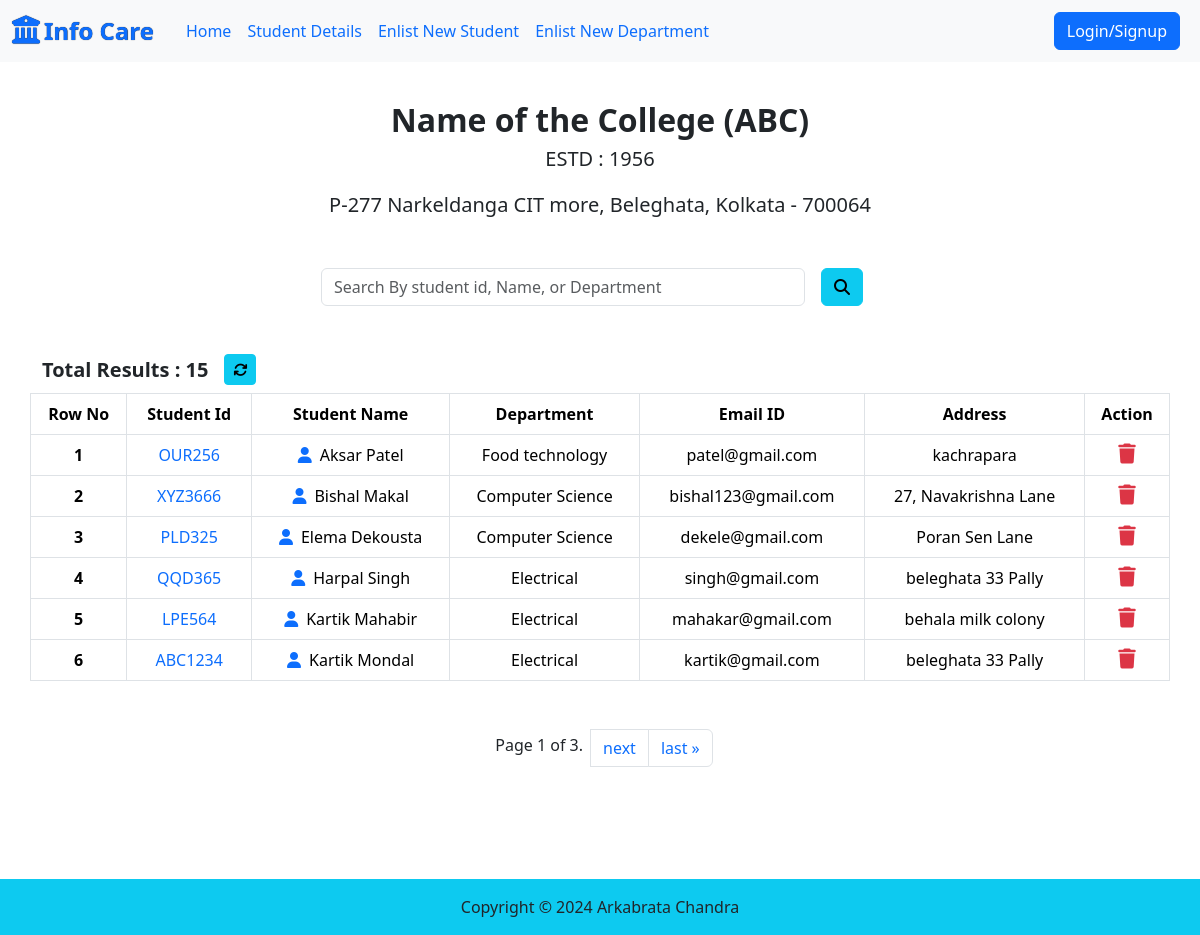
/student-details/, run on an earlier commit of the app's database.
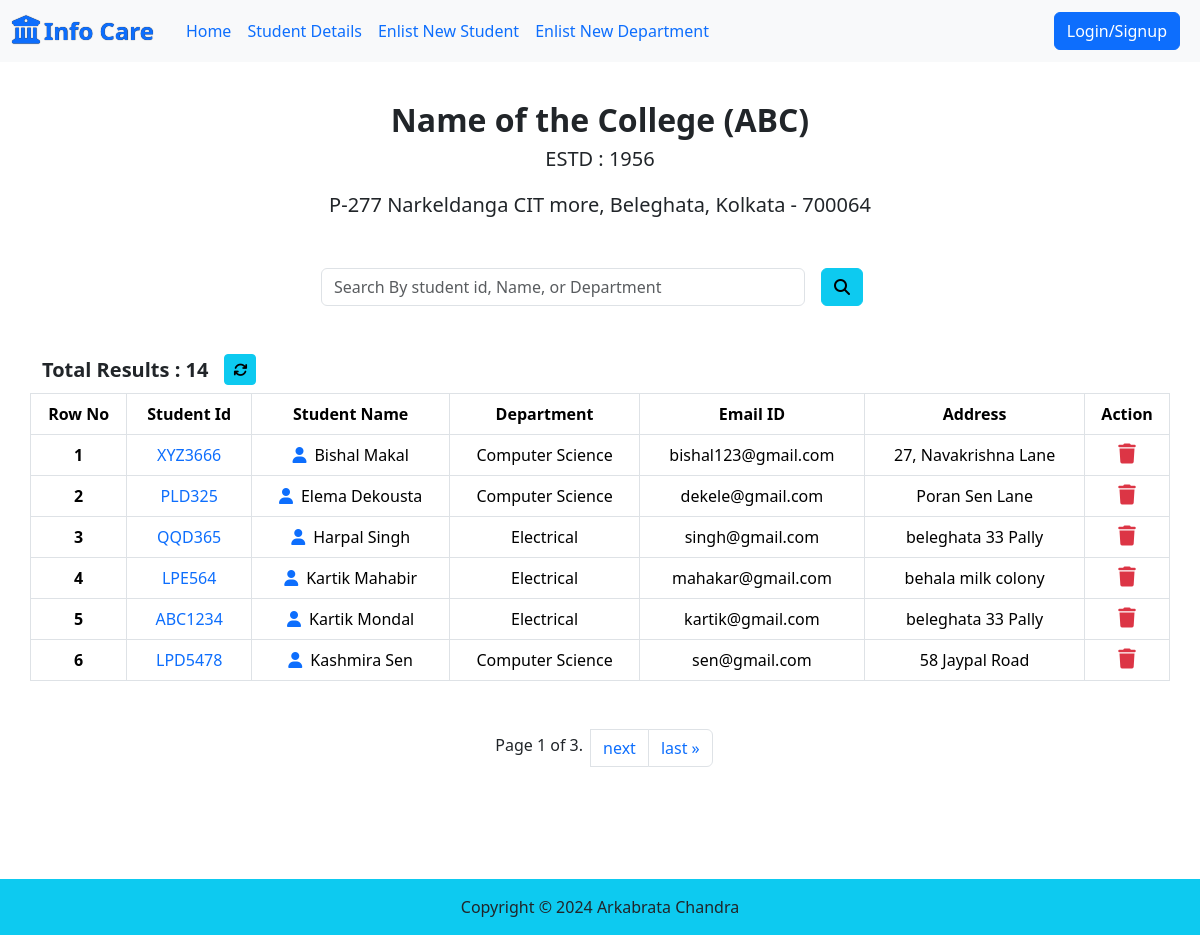
And on a later commit of the database.
### studentcard/models.py (models this page shows, shortened)
class Student(models.Model):
    stu_id = models.OneToOneField(Student_Id,related_name="studentId",on_delete=models.CASCADE,null=True,blank=True)
    dept = models.ForeignKey(Department,related_name="dept",on_delete=models.CASCADE,null=True,blank=True)
    stu_name = models.CharField(max_length=100,default="student")
    stu_email = models.EmailField(default=None,unique=True)
    stu_address = models.CharField(max_length=100,default=None)
    class Meta:
        ordering = ["stu_name"]

class Student_Id(models.Model):
    student_id = models.CharField(max_length=20,default=None)

class Department(models.Model):
    department = models.CharField(max_length=50,default=None,unique=True)
    code = models.IntegerField(default=None,unique=True)
    hod_name = models.CharField(max_length=100,default=None)
    class Meta:
        ordering = ['department']

### studentcard/views.py (the view)
# urls.py: path('student-details/',get_student,name="student Info"),
@csrf_exempt
def get_student(request):
    try:
        studentQuery = Student.objects.all()
        if(request.method == "POST"):
            query = request.POST.get("searchpara")
            studentQuery = Student.objects.filter(Q(stu_id__student_id__icontains = query)|Q(dept__department__icontains = query)|Q(stu_name__icontains = query)|Q(stu_email__icontains = query)|Q(stu_address__icontains = query))
        paginator = Paginator(studentQuery,6)  # Show 25 contacts per page.
        page_number = request.GET.get("page")
        page_obj = paginator.get_page(page_number)
        row_no = page_obj.start_index()
        return render(request,"report/table.html",context={"data":page_obj,"results" : len(studentQuery),"row_no":row_no})
    except Exception as e:
        print(e)
    return HttpResponse("No pages Found")

### studentcard/templates/report/table.html (shortened to what this page needs)
{% extends "base.html" %}
{% block main %}
<div class="container text-center">
  <div class="fs-2 fw-semibold">Name of the College (ABC)</div>
  <p class="fs-5">ESTD : 1956</p>
  <p class="fs-5">P-277 Narkeldanga CIT more, Beleghata, Kolkata - 700064</p>
</div>
<div class = "d-flex align-items-center justify-content-center container my-5">
  <form class="d-flex w-50" role="search" action="/student-details/" method="POST">
    <input class="form-control" name = "searchpara" type="search" placeholder="Search By student id, Name, or Department" aria-label="Search">
    <button class="btn btn-info mx-3" type="submit"><i class="fa fa-search"></i></button>
  </form>
</div>
<div class="d-flex container align-items-center justify-content-start mb-2">
  <div class="fs-5 fw-semibold">Total Results : {{results}}</div>
  <a href="/student-details/"><button class="btn btn-info btn-sm mx-3"><i class="fa fa-refresh"></i></button></a>
</div>
<table class="table container table-bordered text-center">
  <thead>
      <tr>
        <th scope="col">Row No</th>
        <th scope="col">Student Id</th>
        <th scope="col">Student Name</th>
        <th scope="col">Department</th>
        <th scope="col">Email ID</th>
        <th scope="col">Address</th>
        <th scope="col">Action</th>
      </tr>
    </thead>
    <tbody>
    {% for s in data %}
      <tr>
        <th scope="row" id="{{forloop.counter}}">{{forloop.counter}}</th>
        <td scope="row"><a class="text-decoration-none" href="/marks/{{s.stu_id.student_id}}">{{s.stu_id.student_id}}</a></td>
        <td><a href="/profile/{{s.stu_id.student_id}}"><i class="fa fa-user me-2"></i></a>{{s.stu_name}}</td>
        <td>{{s.dept.department}}</td>
        <td>{{s.stu_email}}</td>
        <td>{{s.stu_address}}</td>
        <td>
          <i class="fa fa-trash text-danger fs-5" style="cursor: pointer;" onclick="del_student('{{s.stu_id.student_id}}')"></i>
        </td>
      </tr>
    {% endfor %}
    </tbody>
</table>
<div aria-label="Page navigation example" class="container d-flex justify-content-center align-items-center mt-5">
      <ul class="pagination">
        <li class="page-item mx-2 judtify-center mt-1">
            Page {{ data.number }} of {{ data.paginator.num_pages }}.
        </li>
        {% if data.has_next %}
        <li class="page-item"><a href="?page={{ data.next_page_number }}" class = "page-link">next</a></li>
          <li class="page-item"><a href="?page={{ data.paginator.num_pages }}" class = "page-link">last &raquo;</a></li>
        {% endif %}
      </ul>
</div>
{% endblock %}

### studentcard/templates/base.html (shortened to what this page needs)
<!DOCTYPE html>
<html lang="en">
<head>
    <link href="https://cdn.jsdelivr.net/npm/bootstrap@5.3.3/dist/css/bootstrap.min.css" rel="stylesheet">
    <link rel="stylesheet" href="https://cdnjs.cloudflare.com/ajax/libs/font-awesome/6.5.2/css/all.min.css" />
</head>
<body>
    <header>
    {% include "component/header.html" %}
    </header>
    <div class="pb-5 pt-5 mt-5" style="min-height: 78.1vh">{% block main %}{% endblock  %}</div>
    <footer>
    {% include "component/footer.html" %}
    </footer>
</body>
</html>

### studentcard/templates/component/header.html (shortened to what this page needs)
<nav class="navbar navbar-expand-lg bg-body-tertiary fixed-top">
    <div class="container-fluid">
      <a class="navbar-brand fw-bold text-primary fs-4" style="text-shadow: 0.1px 0.1px 0.8px black;" href="/"><i class="fa-solid fa-building-columns me-1 fs-3 text-primary"></i>Info Care</a>
      <div class="collapse navbar-collapse d-flex flex-column flex-lg-row justify-content-start align-items-start justify-content-lg-between align-items-lg-center px-2" id="navbarNav">
        <ul class="navbar-nav">
          <li class="nav-item">
            <a class="nav-link link-primary" aria-current="page" href="/">Home</a>
          </li>
          <li class="nav-item">
            <a class="nav-link link-primary" aria-current="page" href="/student-details">Student Details</a>
          </li>
          <li class="nav-item">
            <a class="nav-link link-primary" href="/student/enlist">Enlist New Student</a>
          </li>
          <li class="nav-item">
            <a class="nav-link link-primary" href="/department/enlist">Enlist New Department</a>
          </li>
        </ul>
        <a href="#"><button class="btn btn-primary my-2 my-lg-0">Login/Signup</button></a>
      </div>
    </div>
  </nav>

### studentcard/templates/component/footer.html
<div class="bg-info py-3 mt-5 w-100 text-center">
    Copyright &copy; 2024 Arkabrata Chandra
</div>

What changed in the data, as far as the page shows it:
removed Student: stu_id.student_id "OUR256", stu_name "Aksar Patel", dept.department "Food technology", stu_email "patel@gmail.com", stu_address "kachrapara"
now on this page (row unchanged): Student: stu_id.student_id "LPD5478", stu_name "Kashmira Sen", dept.department "Computer Science", stu_email "sen@gmail.com", stu_address "58 Jaypal Road"
Also different on the page:
{{ results }}: "15" → "14"
